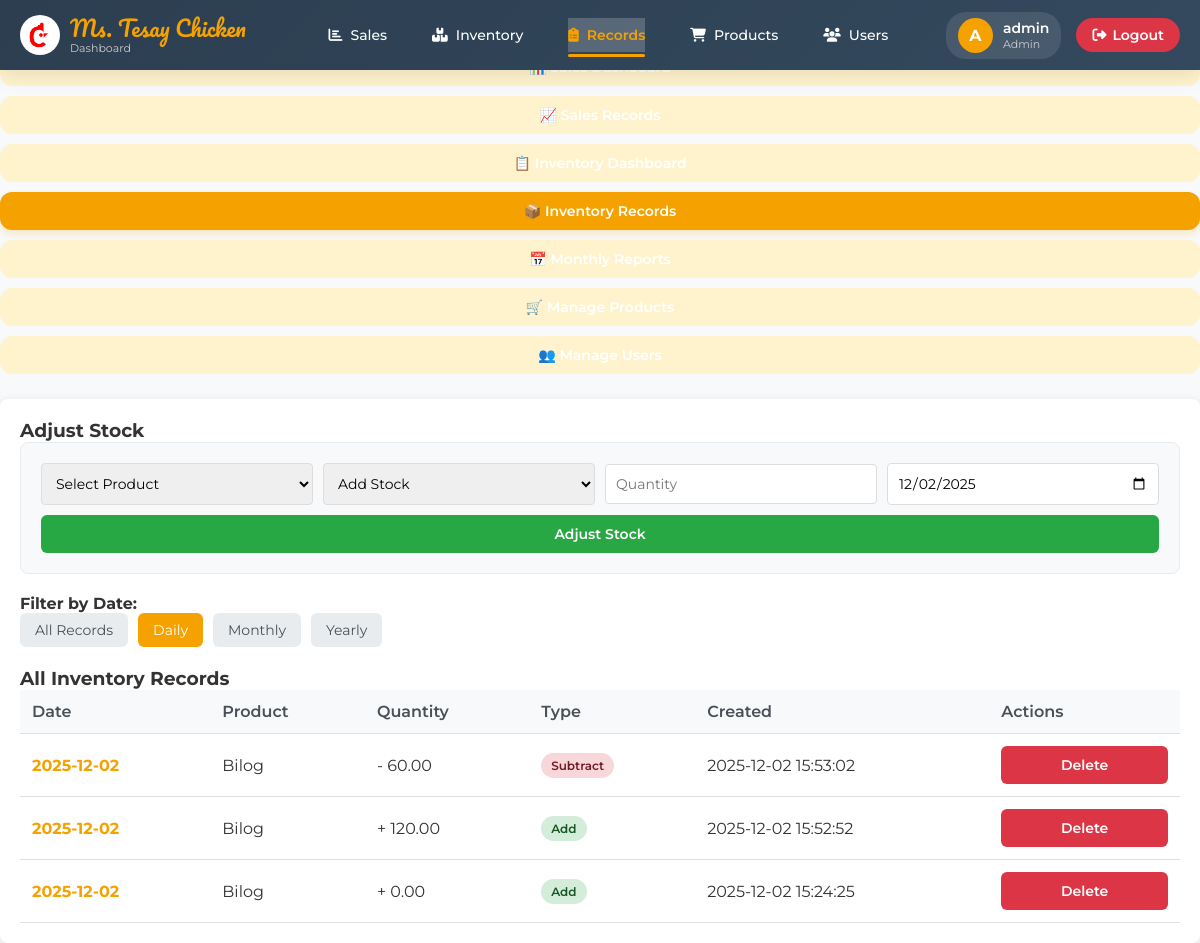
Screenshot of /includes/dashboard.php?tab=inventory&date_filter=daily (signed in) with the database file from the repository.
### tables this page shows
CREATE TABLE `inventory` (
  `id` int(11) NOT NULL,
  `product_id` int(11) NOT NULL,
  `inv_date` date NOT NULL,
  `category` varchar(50) NOT NULL,
  `product_name` varchar(100) NOT NULL,
  `supplier` varchar(50) NOT NULL,
  `location_id` int(11) DEFAULT NULL,
  `kilos` decimal(10,2) NOT NULL,
  `created_at` timestamp NOT NULL DEFAULT current_timestamp(),
  `quantity` decimal(10,2) DEFAULT 0.00,
  `inv_type` enum('add','subtract') DEFAULT 'add'
);

CREATE TABLE `products` (
  `id` int(11) NOT NULL,
  `name` varchar(150) NOT NULL,
  `category` varchar(100) DEFAULT NULL,
  `price` decimal(10,2) NOT NULL,
  `created_at` timestamp NOT NULL DEFAULT current_timestamp(),
  `stock` decimal(10,2) DEFAULT 0.00,
  `availability` tinyint(1) DEFAULT 1
);

### includes/dashboard.php (the view, shortened to what this page needs)
<?php
$role = $_SESSION['role'];
$activeTab = isset($_GET["tab"]) ? $_GET["tab"] : "sales";
include "db.php";
include "header.php";
?>
<main class="dashboard-main">
  <section class="dashboard-hero">
      <h1>Welcome, <?= htmlspecialchars($_SESSION['username']) ?>!</h1>
      <p>Monitor your sales and inventory efficiently.</p>
  </section>
  <div class="tab-navigation">
    <button class="tab-btn <?= $activeTab === 'sales' ? 'active' : '' ?>" data-target="sales">
        📊 Sales Dashboard
    </button>
    <button class="tab-btn <?= $activeTab === 'sales_records' ? 'active' : '' ?>" data-target="sales_records">
        📈 Sales Records
    </button>
    <button class="tab-btn <?= $activeTab === 'inventory_dashboard' ? 'active' : '' ?>" data-target="inventory_dashboard">
        📋 Inventory Dashboard
    </button>
    <?php if($role == 'Admin' || $role == 'Manager'): ?>
    <button class="tab-btn <?= $activeTab === 'inventory' ? 'active' : '' ?>" data-target="inventory">
        📦 Inventory Records
    </button>
    <?php endif; ?>
    <?php if($role == 'Admin'): ?>
    <button class="tab-btn <?= $activeTab === 'monthly_reports' ? 'active' : '' ?>" data-target="monthly_reports">
        📅 Monthly Reports
    </button>
    <?php endif; ?>
    <?php if($role == 'Admin'): ?>
    <button class="tab-btn <?= $activeTab === 'products' ? 'active' : '' ?>" data-target="products">
        🛒 Manage Products
    </button>
    <button class="tab-btn <?= $activeTab === 'users' ? 'active' : '' ?>" data-target="users">
        👥 Manage Users
    </button>
    <?php endif; ?>
</div>
<div class="tab-container">
  <?php if($role == 'Admin' || $role == 'Manager'): ?>
  <section id="inventory" class="tab-content <?= $activeTab === 'inventory' ? 'active' : '' ?>">
      <h3>Adjust Stock</h3>
      <form method="POST" class="crud-form">
          <div class="form-row">
              <select name="product_id" required>
                  <option value="">Select Product</option>
              </select>
              <select name="inv_type" required>
                  <option value="add">Add Stock</option>
              </select>
              <input type="number" name="quantity" placeholder="Quantity" step="0.01" min="0.01" required>
              <input type="date" name="inv_date" value="<?= date('Y-m-d') ?>" required>
              <button type="submit" name="add_inventory" class="add-btn">Adjust Stock</button>
          </div>
      </form>
      <?php
      $date_filter = isset($_GET['date_filter']) ? $_GET['date_filter'] : 'all';
      $date_condition = '';
      switch($date_filter) {
          case 'daily':
              $date_condition = "DATE(inv_date) = CURDATE()";
              break;
      }
      $invStmt = $pdo->prepare("
          SELECT i.id, i.inv_date, p.name AS product_name, i.quantity, i.inv_type, i.created_at
          FROM inventory i
          JOIN products p ON i.product_id = p.id
          WHERE $date_condition
          ORDER BY i.inv_date DESC, i.created_at DESC
      ");
      $invStmt->execute();
      $inventoryData = $invStmt->fetchAll();
      ?>
      <div class="date-filter" style="margin: 20px 0;">
          <h4>Filter by Date:</h4>
          <div class="filter-buttons">
              <a href="?tab=inventory&date_filter=all" class="filter-btn <?= $date_filter == 'all' ? 'active' : '' ?>">All Records</a>
              <a href="?tab=inventory&date_filter=daily" class="filter-btn <?= $date_filter == 'daily' ? 'active' : '' ?>">Daily</a>
              <a href="?tab=inventory&date_filter=monthly" class="filter-btn <?= $date_filter == 'monthly' ? 'active' : '' ?>">Monthly</a>
              <a href="?tab=inventory&date_filter=yearly" class="filter-btn <?= $date_filter == 'yearly' ? 'active' : '' ?>">Yearly</a>
          </div>
      </div>
      <h3>All Inventory Records</h3>
      <table>
          <thead>
              <tr>
                  <th>Date</th>
                  <th>Product</th>
                  <th>Quantity</th>
                  <th>Type</th>
                  <th>Created</th>
                  <th>Actions</th>
              </tr>
          </thead>
          <tbody>
              <?php
              foreach($inventoryData as $inv):
                  $type_class = $inv['inv_type'] === 'add' ? 'type-add' : 'type-subtract';
                  $type_symbol = $inv['inv_type'] === 'add' ? '+' : '-';
              ?>
              <tr>
                  <td><?= $inv['inv_date'] ?></td>
                  <td><?= htmlspecialchars($inv['product_name']) ?></td>
                  <td><?= $type_symbol ?> <?= number_format($inv['quantity'], 2) ?></td>
                  <td><span class="type-badge <?= $type_class ?>"><?= ucfirst($inv['inv_type']) ?></span></td>
                  <td><?= $inv['created_at'] ?></td>
                  <td>
                      <form method="POST" style="display:inline;">
                          <button type="submit" name="delete_inventory" class="delete-btn" onclick="return confirm('Delete this inventory record? Stock will be adjusted accordingly.')">Delete</button>
                      </form>
                  </td>
              </tr>
              <?php endforeach; ?>
          </tbody>
      </table>
  </section>
  <?php endif; ?>
</div>
</main>

### assets/css/login-styles.css (style rules this page uses)
* { margin: 0; padding: 0; box-sizing: border-box; font-family: 'Montserrat', sans-serif; }
body { display: flex; justify-content: center; align-items: center; min-height: 100vh; background: linear-gradient(90deg, #e9af00, #ff7400, #F7743B, #ff9a00); }
button { width: 100%; background-color: #F7743B; border: none; padding: 14px; border-radius: 30px; color: #fff; font-weight: bold; font-size: 16px; cursor: pointer; transition: background 0.3s; }

### assets/css/landing-styles.css (style rules this page uses)
* { margin: 0; padding: 0; box-sizing: border-box; font-family: 'Montserrat', sans-serif; }
body { background: linear-gradient(#f4f4f4, #e7e7e7); overflow-x: hidden; color: #333; }

### includes/header.php (style rules this page uses)
* { margin: 0; padding: 0; box-sizing: border-box; }
body { font-family: 'Montserrat', sans-serif; background: #f8f9fa; min-height: 100vh; }

### includes/dashboard.php (style rules this page uses)
.tab-content { display: none; padding: 20px; background: white; border-radius: 8px; margin-top: 20px; box-shadow: 0 2px 10px rgba(0,0,0,0.1); }
.tab-content.active { display: block; }
.crud-form { background: #f8f9fa; padding: 20px; border-radius: 8px; margin-bottom: 20px; border: 1px solid #e9ecef; }
.form-row { display: flex; gap: 10px; flex-wrap: wrap; align-items: center; }
.form-row select, .form-row input { padding: 10px; border: 1px solid #ddd; border-radius: 4px; font-size: 14px; min-width: 150px; flex: 1; }
.add-btn, .delete-btn, .search-btn, .action-btn { padding: 10px 20px; border: none; border-radius: 6px; cursor: pointer; font-weight: 600; transition: all 0.3s; font-size: 14px; }
.add-btn { background: #28a745; color: white; }
.delete-btn { background: #dc3545; color: white; }
table { width: 100%; border-collapse: collapse; min-width: 600px; }
th { background-color: #f8f9fa; font-weight: 600; color: #495057; }
.status-badge, .type-badge { padding: 5px 10px; border-radius: 20px; font-size: 12px; font-weight: 600; display: inline-block; }
.type-add { background: #d4edda; color: #155724; }
.type-subtract { background: #f8d7da; color: #721c24; }
.filter-buttons { display: flex; gap: 10px; flex-wrap: wrap; align-items: center; }
.filter-btn { padding: 8px 15px; background: #e9ecef; color: #495057; text-decoration: none; border-radius: 6px; font-size: 14px; transition: all 0.3s; }
.filter-btn:hover, .filter-btn.active { background: #F5A200; color: white; }
.tab-navigation { display: flex; gap: 10px; margin-bottom: 20px; flex-wrap: wrap; overflow-x: auto; padding-bottom: 5px; }
.tab-btn { padding: 10px 15px; border: none; background: #fff3cd; cursor: pointer; border-radius: 12px; font-weight: 600; transition: 0.2s ease; white-space: nowrap; font-size: 14px; }
.tab-btn.active { background: #F5A200; color: white; box-shadow: 0 4px 8px rgba(245, 162, 0, 0.2); }
td:first-child { font-weight: bold; color: #F5A200; }

### rows the page displays
inventory: inv_date "2025-12-02", product.name "Bilog", inv_type "-", quantity "60.00", inv_type "Subtract", created_at "2025-12-02 15:53:02"
inventory: inv_date "2025-12-02", product.name "Bilog", inv_type "+", quantity "120.00", inv_type "Add", created_at "2025-12-02 15:52:52"
inventory: inv_date "2025-12-02", product.name "Bilog", inv_type "+", quantity "0.00", inv_type "Add", created_at "2025-12-02 15:24:25"

### other values shown
$initial "A"
$_SESSION['username'] "admin"
$_SESSION['role'] "Admin"
